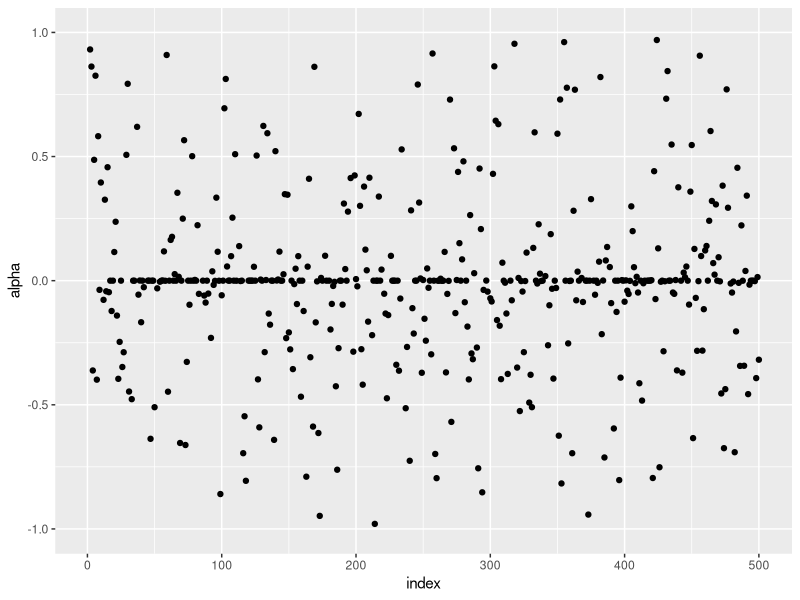
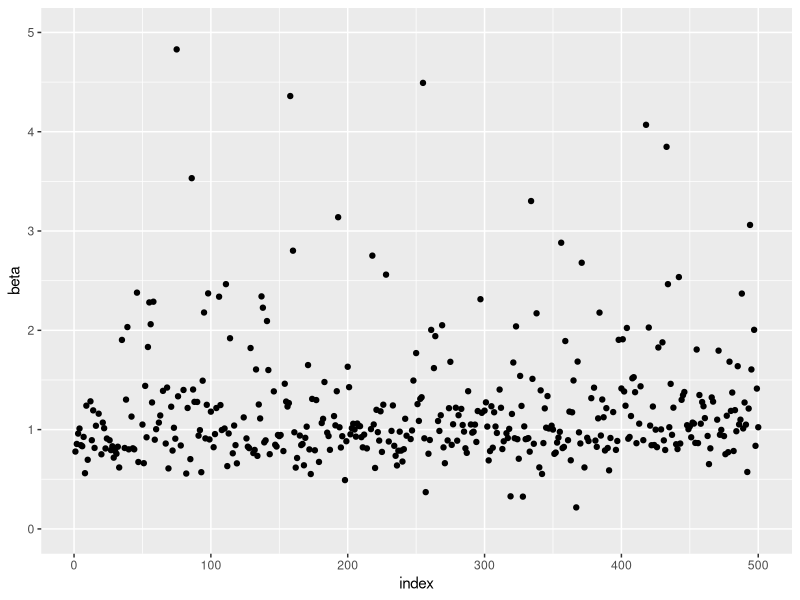
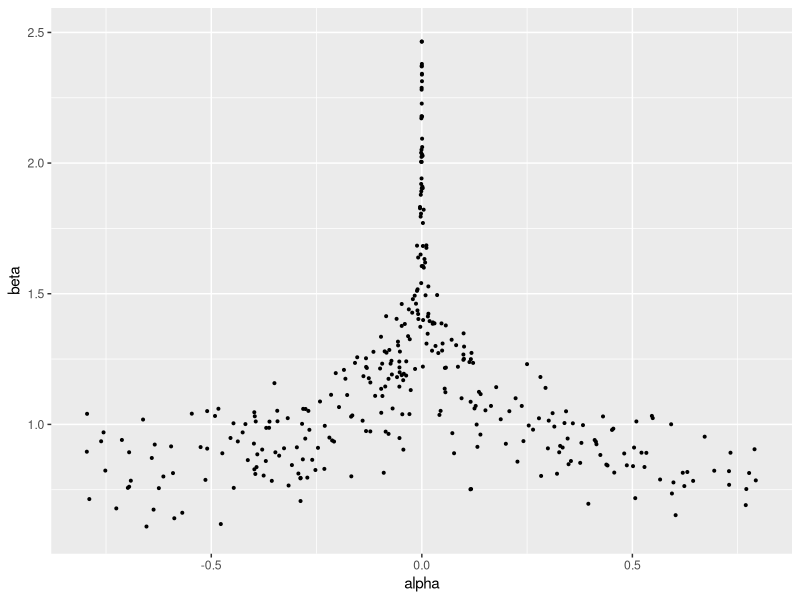

These charts were generated, in order, by the following R code:
## ---- chunk 1
knitr::opts_chunk$set(echo = TRUE)

library(tidyverse)

## ---- chunk 2
n <- 500                
x_icount <- 10        # How many x and y there is 
x_i <- 1:x_icount
# x_icount <- 10 - 3
# x_i <- c(1:3,rep(2,x_icount))
a_nul <- 0
beta_nul <- 1
gamma_nul <- 0
conff1b <- matrix(nrow=n, ncol=2)
conff1a <- matrix(nrow=n, ncol=2)
limits <- rep(0,n)
errors <- rep(0,n)
betahat <- rep(0,n)
ahat <- rep(0,n)
resulthypotese_ab <- rep(0,n)
bstar <- 1.1
crit = pchisq(0.05,df=2,lower.tail = FALSE)
beta <- function(b,c1 = 1,c2 = 0) {
  b ^ (c1 * x_i + c2)
}
for (ii in 1:n) {
  yi <- rnorm(x_icount, mean=0, sd=1)
  likelihood <- function(a,b) {
    1 / sqrt(2*pi)^x_icount * prod(exp ((- (a * b ^x_i + yi)^2)/2))
  }
  
  s <- function(b) {
    a <- sum(yi)/sum(beta(b,1,0))
    - sum( a^2 * beta(b,2,-1) * x_i)  +  sum(a * x_i * beta(b,1,-1) * yi)
  }
  
  i <- function(b) {
    a <- sum(yi)/sum(beta(b,1))
    ma <- sum(a ^ 2 * 2 * (x_i-1) * beta(b,2,-2) * x_i)-sum(a ^ 2 * x_i * (x_i-1) * beta(b,2,-2))
    ma^(-1)
  }
  
  intim <- function(b, funk1, funk2) {
    score <- funk1 
    fish <- funk2 
    bk <- b
    itt <-0
    itt1 <- 0
    itt2 <- 0 
    while(abs(score(bk) * fish(bk))>0.001) {
      itt<- itt + 1
      bk = bk + fish(bk) * score(bk)
      if (!is.finite(score(bk))==TRUE | !is.finite((fish(bk)))==TRUE) {
        cat("ERROR!", "\n")
        itt2 <- 1
        break
      }
      if (itt>5000) {
        cat("break", "\n")
        itt1 <- 1
        break(intim)
      }
    }
    c(bk,itt, itt1, itt2)
  }
  resultatintim <- intim(bstar, s, i)
  betahat[ii] <-  resultatintim[1] 
  ahat[ii] <- sum(yi)/sum(beta(betahat[ii],1,0))
  lmle <- likelihood(ahat[ii],betahat[ii])
  
  lognorm <- function(a,b) {
    -2*log(likelihood(a,b)/lmle)
  }
  
  resulthypotese_ab[ii] <- lognorm(a_nul, beta_nul)<=crit
  j11y <- 1 / (sum(beta(betahat[ii],2,0)))
  j22y <- 1 / (sum(ahat[ii] * (2 * x_i - 1) * beta(betahat[ii],2,-1) * x_i) 
               -sum(ahat[ii] * x_i *(x_i - 1)* beta(betahat[ii], 1, 0 ) * yi))
  conff1b[ii,1] <- betahat[ii] - 1.96 * sqrt(abs(j22y))
  conff1b[ii,2] <- betahat[ii] + 1.96 * sqrt(abs(j22y))
  conff1a[ii,1] <- ahat[ii] - 1.96 * sqrt(abs(j11y))
  conff1a[ii,2] <- ahat[ii] + 1.96 * sqrt(abs(j11y))
  limits[ii] <- resultatintim[3]
  errors[ii] <- resultatintim[4]
  cat("Iteration=", ii, "Limits=", sum(limits),  "Errors=",sum(errors) , "\n") 
}
cat("How many times did alpha0 end inside the confidence interval", "\n")
confresula <- which(conff1a[,1] < a_nul & conff1a[,2] > a_nul)
length(confresula)
cat("How many times did beta0 end inside the confidence interval", "\n")
confresulb <- which(conff1b[,1] < beta_nul & conff1b[,2] > beta_nul)
length(confresulb)
cat("How many was m2lognorm less or equal to the critical values", "\n")
sum(resulthypotese_ab)
## ---- chunk 3
ahat_plot <- data.frame(x=1:n, y= ahat)
betahat_plot <- data.frame(x=1:n, y= betahat)
ahat_betahat <- data.frame(x= ahat, y=betahat)
ggplot(ahat_plot, aes(x,y)) +
  geom_point() + 
  scale_y_continuous(limits=c(-1,1)) + 
  labs(x = "index", y= "alpha")
ggplot(betahat_plot, aes(x,y)) +
  geom_point() +
  scale_y_continuous(limits=c(0,5)) +
  labs(x = "index", y= "beta")
ggplot(ahat_betahat, aes(x,y)) +
  geom_point(size = 0.7) + 
  scale_y_continuous(limits=c(0.6,2.5)) +
  scale_x_continuous(limits=c(-0.8,0.8)) + 
  labs(x = "alpha", y= "beta")
## ---- chunk 4
x_icount <- 20
n <- 1
x_i <- 1:x_icount
beta_nul <- 1
gamma_nul <-0
p_waldtest_g <- rep(0,n)
conff1g <- matrix(nrow=1, ncol=2)
betahat <- rep(0,n)
ahat <- rep(0,n)
gammahat <- rep(0,n)
resulthypotese <- rep(0,n)
bstar <- 1.1
crit = pchisq(0.05,df=3,lower.tail = FALSE)
beta <- function(b,c1 = 1,c2 = 0) {
  b ^ (c1 * x_i + c2)
}

yi <- c(-0.8, 1.15, 1.82, 2.89, 1.43, 0.59, 1.09, 3.00, 2.81, 3.02, 2.39, 3.50, 3.06, 2.41, 2.81, 3.95, 4.19, 5.94, 7.06, 4.55)
likelihood <- function(a,b,g) {
  1 / sqrt(2*pi)^x_icount * prod(exp(( - (a * b ^x_i -yi + g)^2)/2))
  }
  
  s <- function(b) {
    a_s <- sum(beta(b))
    b_s <- (sum(beta(b))) / n * sum(beta(b)) 
    c_s <- (sum(beta(b))) / n * sum(yi)
    d_s <- sum(yi*beta(b))
    sahat <- (c_s-d_s)/(b_s-a_s)
    gamma <- 1 / n * sum(sahat*beta(b)-yi) 
    - sum((sahat * beta(b) + gamma - yi ) * beta(b,1,-1) * x_i* sahat)
  }
  
  i <- function(b) {
    a_s <- sum(beta(b))
    b_s <- (sum(beta(b))) / n * sum(beta(b)) 
    c_s <- (sum(beta(b))) / n * sum(yi)
    d_s <- sum(yi*beta(b))
    sahat <- (c_s-d_s)/(b_s-a_s)
    gamma <- 1 / n * sum(sahat*beta(b))- sum(yi) 
    imi <- sum(x_i * sahat * beta(b,1,-2) * ((2*x_i-1) * sahat *beta(b) + 
              gamma * (x_i-1) - ((sahat * beta(b) + gamma)) *(x_i -1)  ))
    imi^-1
  }
  
  intim <- function(b, funk1, funk2) {
    score <- funk1 
    fish <- funk2 
    bk <- b
    itt <-0
    itt1 <- 0
    itt2 <- 0 
    while(abs(score(bk) * fish(bk))>0.001) {
      itt<- itt + 1
      bk = bk + fish(bk) * score(bk)
      if (!is.finite(score(bk))==TRUE | !is.finite((fish(bk)))==TRUE) {
        cat("ERROR!", "\n")
        itt2 <- 1
        break
      }
      if (itt>5000) {
        cat("break", "\n")
        itt1 <- 1
        break(intim)
      }
    }
    c(bk,itt, itt1, itt2)
  }
  resultatintim <- intim(bstar, s, i)
  betahat <-  resultatintim[1] 
  ahat_s <- sum(beta(betahat))
  bhat_s <- (sum(beta(betahat))) / n * sum(beta(betahat)) 
  chat_s <- (sum(beta(betahat))) / n * sum(yi)
  dhat_s <- sum(yi*beta(betahat))
  ahat <- (chat_s-dhat_s)/(bhat_s-ahat_s)
  gammahat <- 1 / n * sum(ahat*beta(betahat))- sum(yi)
  lmle <- likelihood(ahat,betahat, gammahat)
  lognorm <- function(a,b,g) {
    -2*log(likelihood(a,b,g)/lmle)
  }
  
  resulthypotese <- lognorm(ahat, betahat, gamma_nul)<=crit 
  j33y <- 1 / x_icount
  waldtestg <- (gammahat-gamma_nul)^2/ j33y
  p_waldtest_g <- 2*pnorm(abs(waldtestg), lower.tail = FALSE)
  
  conff1g[,1] <- gammahat - 1.96 * sqrt(abs(j33y))
  conff1g[,2] <- gammahat + 1.96 * sqrt(abs(j33y))
cat("Was gamma0 inside the confidence interval", "\n")
confresulg <- which(conff1g[,1] < gamma_nul & conff1g[,2] > gamma_nul) 
length(confresulg)
cat("Did gamma0 pass the waldtest?", "\n")
p_waldtest_g>=0.05
cat("Was n2lognorm less than the critical value?", "\n")
sum(resulthypotese)
Param_NR <- c(ahat*betahat^x_i+gammahat)


## ---- chunk 5

likelihood_v <- function(abg) {
      1 / sqrt(2*pi)^x_icount * prod(exp((- (abg[1] * abg[2]^x_i +abg[3]  -yi)^2)/2))
  }
param_optim <- optim(c(0,1,0), likelihood_v)$par
lmle_optim <- likelihood(param_optim[1],param_optim[2], param_optim[3])

lognorm_optim <- function(a,b,g) {
  -2*log(likelihood(a,b,g)/lmle_optim)
  }

resulthypotese_optim <- lognorm_optim(param_optim[1], param_optim[2], gamma_nul)<=crit 
waldtestg_optim <- (param_optim[3]-gamma_nul)^2/ j33y
p_waldtest_g_optim <- 2*pnorm(abs(waldtestg_optim), lower.tail = FALSE)
conff1g_optim <- matrix(nrow=1, ncol=2)
conff1g_optim[,1] <- param_optim[3] - 1.96 * sqrt(abs(j33y))
conff1g_optim[,2] <- param_optim[3] + 1.96 * sqrt(abs(j33y))
cat("Was gamma0 inside the confidence interval", "\n")
confresulg_optim <- which(conff1g_optim[,1] < gamma_nul & conff1g_optim[,2] > gamma_nul) 
length(confresulg_optim)
cat("Did gamma0 pass the waldtest?", "\n")
p_waldtest_g_optim>=0.05
cat("Was n2lognorm less than the critical value?", "\n")
sum(resulthypotese_optim)
## ---- chunk 6
x_icount <- 20
n <- 1
x_i <- 1:20
a_nul <- 0
beta_nul <- 1
p_waldtest_b <- rep(0,n)
conff1b <- matrix(nrow=n, ncol=2)
betahat <- rep(0,n)
ahat <- rep(0,n)
bstar <- 2
resulthypotese <- rep(0,n)
crit = pchisq(0.05,df=2,lower.tail = FALSE)
beta <- function(b,c1,c2 = 0) {
  b ^ (c1 * x_i + c2)
}

  yi <- c(-0.8, 1.15, 1.82, 2.89, 1.43, 0.59, 1.09, 3.00, 2.81, 3.02, 2.39, 3.50, 3.06, 2.41, 2.81, 3.95, 4.19, 5.94, 7.06, 4.55)
  likelihood <- function(a,b) {
     1 / sqrt(2*pi)^x_icount * prod(exp((- (a * b ^x_i -yi)^2)/2))
  }
  
  s <- function(b) {
    a <- sum(yi)/sum(beta(b,1,0))
    - sum( a^2 * beta(b,2,-1) * x_i)  +  sum(a * x_i * beta(b,1,-1) * yi)
  }
  
  i <- function(b) {
    a <- sum(yi)/sum(beta(b,1))
    ma <- sum(a ^ 2 * 2 * (x_i-1) * beta(b,2,-2) * x_i)-sum(a ^ 2 * x_i * (x_i-1) * beta(b,2,-2))
    ma^(-1)
  }
  
  intim <- function(b, funk1, funk2) {
    score <- funk1 
    fish <- funk2 
    bk <- b
    itt <-0
    itt1 <- 0
    itt2 <- 0 
    while(abs(score(bk) * fish(bk))>0.001) {
      itt<- itt + 1
      bk = bk + fish(bk) * score(bk)
      if (!is.finite(score(bk))==TRUE | !is.finite((fish(bk)))==TRUE) {
        cat("ERROR!", "\n")
        itt2 <- 1
        break
      }
      if (itt>5000) {
        cat("break", "\n")
        itt1 <- 1
        break(intim)
      }
    }
    c(bk,itt, itt1, itt2)
  }
  resultatintim <- intim(bstar, s, i)
  betahat <-  resultatintim[1] 
  ahat <- sum(yi)/sum(beta(betahat,1,0))
  lmle <- likelihood(ahat,betahat)
  
  lognorm <- function(a,b) {
    -2*log(likelihood(a,b)/lmle)
  }
  
  resulthypotese <- lognorm(ahat, beta_nul)<=crit #Alpha afhænger af beta, beta_nul indsættes 
  j22y <- 1 / (sum(ahat * (2 * x_i - 1) * beta(betahat,2,-1) * x_i) -
                 sum(ahat * x_i *(x_i - 1)* beta(betahat, 1, 0 ) * yi))
  waldtestb <- (betahat-beta_nul) ^ 2 / j22y
  p_waldtest_b <- 2*pnorm(abs(waldtestb), lower.tail = FALSE)
  conff1b[,1] <- betahat - 1.96 * sqrt(abs(j22y))
  conff1b[,2] <- betahat + 1.96 * sqrt(abs(j22y))
cat("Was beta0 inside the confidence interval", "\n")
confresulb <- which(conff1b[,1] < beta_nul & conff1b[,2] > beta_nul) 
length(confresulb)
cat("Did beta0 pass the waldtest?", "\n")
p_waldtest_b>=0.05
cat("Was n2lognorm less than the critical value?", "\n")
sum(resulthypotese)

    

## ---- chunk 7

likelihood_v <- function(ab) {
     1 / sqrt(2*pi)^x_icount * prod(exp((- (ab[1] * ab[2]^x_i -yi)^2)/2))
  }
param_optim <- optim(c(0.5,2), likelihood_v)$par
lmle_optim <- likelihood(param_optim[1],param_optim[2])

lognorm_optim <- function(ab) {
  -2*log(likelihood_v(ab)/lmle_optim)
  }



resulthypotese_optim <- lognorm_optim(c(param_optim[1], beta_nul))<=crit 
j22y <- 1 / (sum(param_optim[1] * (2 * x_i - 1) * beta(param_optim[2],2,-1) * x_i) -
                 sum(param_optim[1] * x_i *(x_i - 1)* beta(param_optim[2], 1, 0 ) * yi))
waldtestb_optim <- (param_optim[2]-beta_nul)^2/ j22y
p_waldtest_b_optim <- 2*pnorm(abs(waldtestb_optim), lower.tail = FALSE)
conff1b_optim <- matrix(nrow=1, ncol=2)
conff1b_optim[,1] <- param_optim[2] - 1.96 * sqrt(abs(j22y))
conff1b_optim[,2] <- param_optim[2] + 1.96 * sqrt(abs(j22y))
cat("Was beta0 inside the confidence interval", "\n")
confresulb_optim <- which(conff1b_optim[,1] < beta_nul & conff1b_optim[,2] > beta_nul) 
length(confresulb_optim)
cat("Did beta0 pass the waldtest?", "\n")
p_waldtest_b_optim>=0.05
cat("Was n2lognorm less than the critical value?", "\n")
sum(resulthypotese_optim)

## ---- chunk 8

